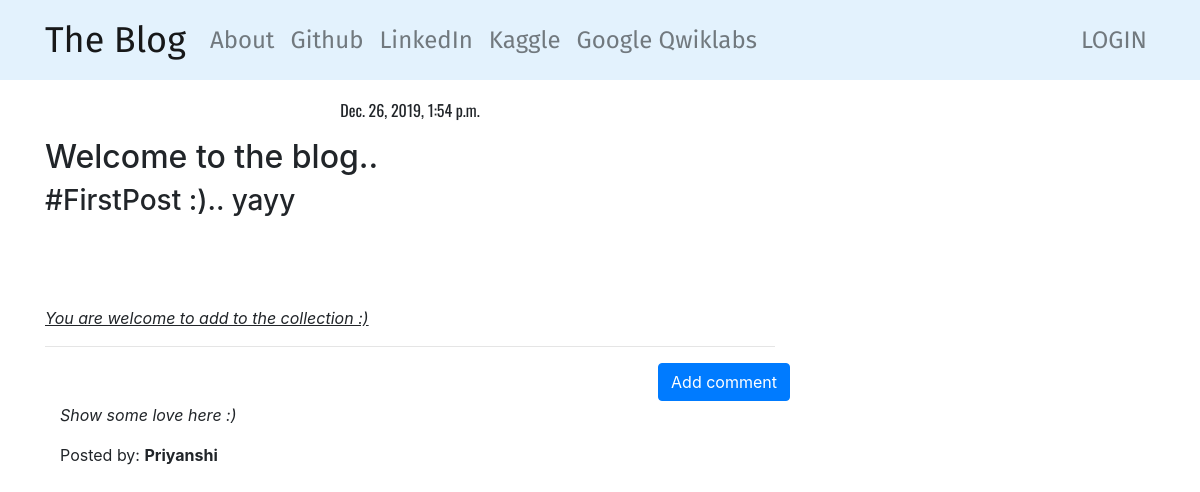
Screenshot of /post/3 with the database file from the repository.
### blog/models.py (models this page shows, shortened)
class Post(models.Model):
    author = models.ForeignKey('auth.User',on_delete=models.CASCADE)
    title = models.CharField(max_length=200)
    text = models.TextField()
    create_date = models.DateTimeField(default=timezone.now)
    published_date = models.DateTimeField(blank=True,null=True)

class Comment(models.Model):
    post = models.ForeignKey('blog.Post',related_name = 'comments',on_delete=models.CASCADE)
    author = models.CharField(max_length=100)
    text = models.TextField()
    create_date = models.DateTimeField(default=timezone.now)
    approved_comment = models.BooleanField(default=False)

### blog/views.py (the view)
# urls.py: path('post/<int:pk>', views.PostDetailView.as_view(), name='post_detail'),
class PostDetailView(DetailView):
    model = Post

### blog/templates/blog/post_detail.html (shortened to what this page needs)
{% extends 'blog/base.html' %}
{% block content %}
    {% if post.published_date %}
            <div class="date postdate">
                {{ post.published_date }}
            </div>
    {% else %}
        <a class="btn btn-outline-info" href="{% url 'post_publish' pk=post.pk %}">Publish</a>
    {% endif %}
    <p class="postcontent">
        {{ post.text|safe|linebreaksbr }}
    </p>
    <hr>
  <a class="btn btn-primary btn-comment" href="{% url 'add_comment_to_post' pk=post.pk %}">Add comment</a>
  <div class="container">
    {% for comment in post.comments.all %}
    <br>
        {% if user.is_authenticated or comment.approved_comment %}
            <p>{{ comment.text|safe|linebreaks }}</p>
            <p>Posted by: <strong>{{ comment.author }}</strong></p>
        {% endif %}
    {% empty %}
        <p>No comments posted.</p>
    {% endfor %}
  </div>
{% endblock %}

### blog/templates/blog/base.html (shortened to what this page needs)
<!DOCTYPE html>
{% load static %}
<html>
    <head>
        <link rel="stylesheet" href="https://stackpath.bootstrapcdn.com/bootstrap/4.4.1/css/bootstrap.min.css">
        <link rel="stylesheet" href="//cdn.jsdelivr.net/npm/medium-editor@latest/dist/css/medium-editor.min.css" type="text/css" media="screen" charset="utf-8">
        <link rel='stylesheet' href="{%static 'css/blog.css'%}">
    </head>
    <body>
        <nav class="navbar navbar-expand-lg navbar-light proffont" style="background-color: #e3f2fd;">
            <div class="container">
                <div class="navbar-nav align-items-center">
                <a class= "navbar-brand  bigbrand" href="{%url 'post_list' %}">The Blog</a>
                <a class="nav-item nav-link " href="{% url 'about' %}">About</a>
                <a class="nav-item nav-link " href="https://www.github.com/priyanshisharma">Github</a>
                <a class="nav-item nav-link " href="https://www.linkedin.com/in/priyanshi-sharma-181b6b85">LinkedIn</a>
                <a class="nav-item nav-link " href="https://www.kaggle.com/priyanshi417">Kaggle</a>
                <a class="nav-item nav-link " href="https://google.qwiklabs.com/public_profiles/d9111fa9-0706-466a-8a5e-631f3e8071a6">Google Qwiklabs</a>
                </div>
                <div class="navbar-nav align-items-center ml-auto">
                    {% if user.is_authenticated %}
                      <a class="nav-item nav-link " href="{% url 'post_new' %}">New Post</a>
                      <a class="nav-item nav-link " href="{% url 'post_draft_list' %}">Drafts</a>
                      <a class="nav-item nav-link " href="{% url 'logout' %}">Log out</a>
                      <a >Welcome: {{ user.username }}</a>
                    {% else %}
                      <a class="nav-item nav-link " href="{% url 'login' %}" aria-label="Login">
                        LOGIN</a>
                    {% endif %}
                  </div>
            </div>
        </nav>
        <div class="content container">
            <div class="row">
                <div class="col-md-8">
                  <div class="blog_posts">
                    {% block content %}
                    {% endblock %}
                  </div>
                </div>
            </div>
        </div>
    </body>
</html>

### blog/static/css/blog.css (style rules this page uses)
.proffont { font-family: 'Fira Sans', sans-serif; font-size: 1.5em; margin-bottom: 10px; }
.bigbrand { font-size: 1.5em; }
.postdate { font-family: 'Oswald', sans-serif; text-align: center; }
.postcontent { font-family: 'Playfair Display', serif; font-size: 1.5em; }
.btn-comment { position: absolute; right: 0px; }

### rows the page displays
Post: published_date "Dec. 26, 2019, 1:54 p.m.", text "Welcome to the blog.. #FirstPost :).. yayy You are welcome to add to the collection :)"
Comment: text "Show some love here :)", author "Priyanshi"
